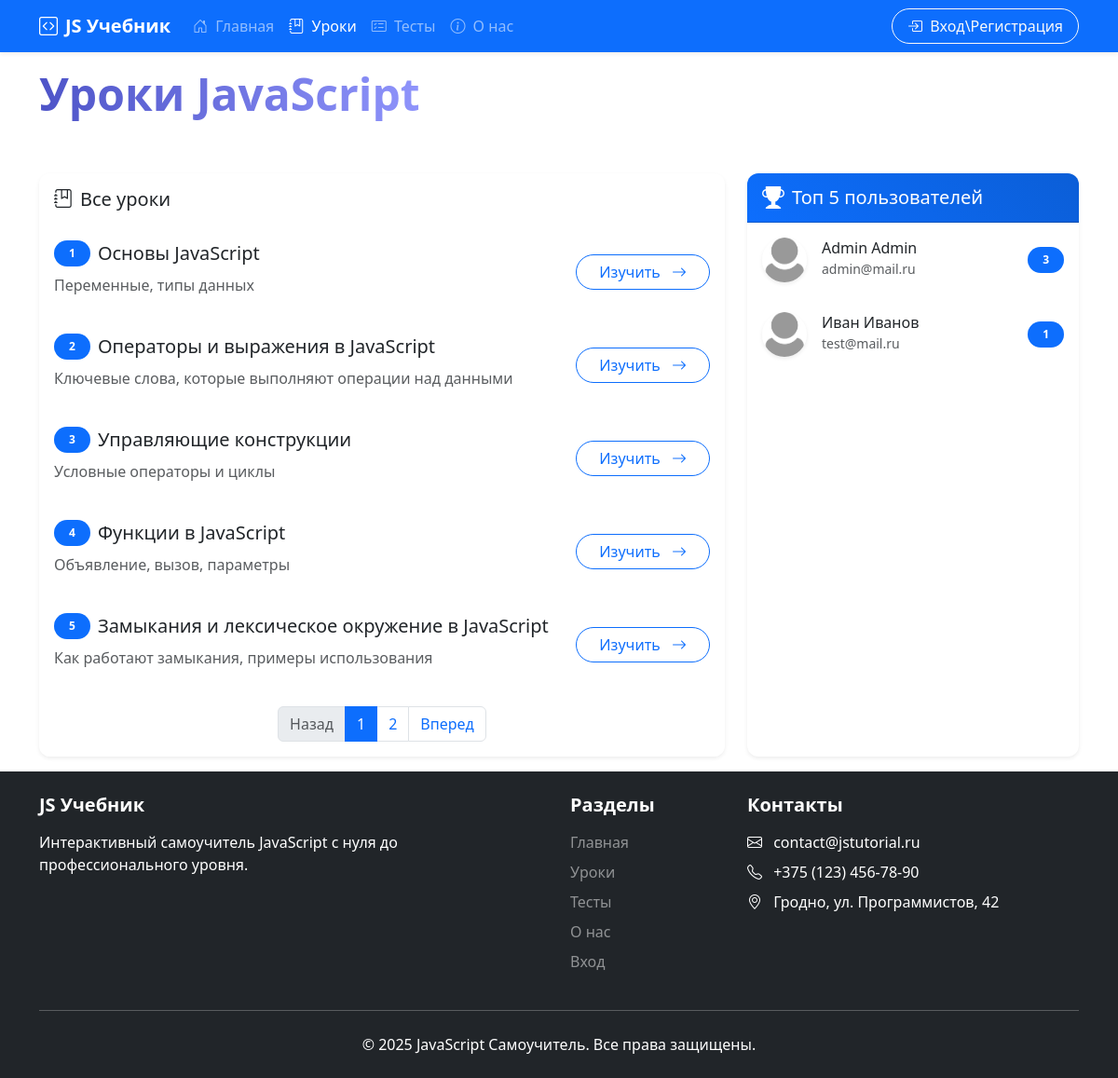
The page /lessons on the database its author committed.
### app.py (models this page shows, shortened)
class Lesson(db.Model):
    id = db.Column(db.Integer, primary_key=True)
    title = db.Column(db.String(100), nullable=False)
    description = db.Column(db.String(100), nullable=False)
    content = db.Column(db.Text, nullable=False)
    userSolution = db.relationship('UserSolution', backref='lesson', lazy=True)
    tasks = db.relationship('Task', backref='lesson', lazy=True)

class Users(db.Model):
    id = db.Column(db.Integer,primary_key=True)
    name = db.Column(db.String(100))
    surname = db.Column(db.String(100))
    email = db.Column(db.String(100), unique=True)
    password = db.Column(db.String(100), unique=True)
    root = db.Column(db.Integer, default=0)
    join_date = db.Column(db.DateTime, default=datetime.now)
    avatar = db.Column(db.String(120), default='default.jpg')
    userSolution = db.relationship('UserSolution', backref='users', lazy=True)

### app.py (the view, shortened to what this page needs)
@app.route('/lessons', methods=['GET', 'POST'])
def lessons():
    page = request.args.get('page', 1, type=int)
    per_page = 5  # Количество уроков на странице
    pagination = Lesson.query.order_by(Lesson.id).paginate(page=page, per_page=per_page, error_out=False)
    top_users = db.session.query(
        Users,
        db.func.count(UserSolution.lesson_id.distinct()).label('completed_count')
    ).join(
        UserSolution, Users.id == UserSolution.user_id
    ).filter(
        UserSolution.is_correct == True
    ).group_by(
        Users.id
    ).order_by(
        db.desc('completed_count')
    ).limit(5).all()
    return render_template("lessons.html", pagination=pagination, top_users=top_users)

### app.py (called while the page is built)
@app.context_processor
def inject_user():
    def get_user_name():
        if 'name' in session:
            return Users.query.filter_by(email=session['name']).first()
    return dict(active_user=get_user_name())

### templates/lessons.html (shortened to what this page needs)
{% extends 'base.html' %}
{% block main %}
<div class="container my-3">
  <div class="row">
    <div class="col-lg-12 mx-auto">
      <div class="d-flex justify-content-between align-items-center mb-5">
        <h1 class="display-5 fw-bold text-gradient-primary">Уроки JavaScript</h1>
      </div>
      <div class="row g-4">
        <div class="col-lg-8">
          <div class="card border-0 shadow-sm">
            <div class="card-header bg-white border-0 py-3">
              <div class="d-flex justify-content-between align-items-center">
                <h5 class="mb-0"><i class="bi bi-journal-bookmark me-2"></i>Все уроки</h5>
              </div>
            </div>
            <div class="card-body p-0">
              <div class="list-group list-group-flush">
                {% for less in pagination.items %}
                <div class="list-group-item border-0 py-3 hover-effect">
                  <div class="d-flex w-100 justify-content-between align-items-center">
                    <div class="me-3">
                      <div class="d-flex align-items-center mb-2">
                        <span class="badge bg-primary rounded-pill me-2 px-3 py-2">{{ (pagination.page - 1) * pagination.per_page + loop.index }}</span>
                        <h5 class="mb-0">{{ less.title }}</h5>
                      </div>
                      <p class="text-muted mb-2">{{ less.description }}</p>
                    </div>
                    <a href="/lesson/{{ less.id }}" class="btn btn-outline-primary rounded-pill px-4">
                      Изучить <i class="bi bi-arrow-right ms-2"></i>
                    </a>
                  </div>
                </div>
                {% else %}
                <div class="text-center py-5">
                  <i class="bi bi-journal-x fs-1 text-muted mb-3"></i>
                  <h5 class="text-muted">Уроки не найдены</h5>
                  <p class="text-muted">Попробуйте изменить параметры поиска</p>
                </div>
                {% endfor %}
              </div>
            </div>
            <div class="card-footer bg-white border-0 py-3">
              <nav aria-label="Навигация по урокам">
                <ul class="pagination justify-content-center mb-0">
                  {% if pagination.has_prev %}
                    <li class="page-item">
                      <a class="page-link" href="{{ url_for('lessons', page=pagination.prev_num) }}" tabindex="-1">Назад</a>
                    </li>
                  {% else %}
                    <li class="page-item disabled">
                      <a class="page-link" href="#" tabindex="-1" aria-disabled="true">Назад</a>
                    </li>
                  {% endif %}
                  {% for page_num in pagination.iter_pages(left_edge=1, right_edge=1, left_current=1, right_current=2) %}
                    {% if page_num %}
                      {% if page_num == pagination.page %}
                        <li class="page-item active"><a class="page-link" href="#">{{ page_num }}</a></li>
                      {% else %}
                        <li class="page-item"><a class="page-link" href="{{ url_for('lessons', page=page_num) }}">{{ page_num }}</a></li>
                      {% endif %}
                    {% else %}
                      <li class="page-item disabled"><span class="page-link">...</span></li>
                    {% endif %}
                  {% endfor %}
                  {% if pagination.has_next %}
                    <li class="page-item">
                      <a class="page-link" href="{{ url_for('lessons', page=pagination.next_num) }}">Вперед</a>
                    </li>
                  {% else %}
                    <li class="page-item disabled">
                      <a class="page-link" href="#">Вперед</a>
                    </li>
                  {% endif %}
                </ul>
              </nav>
            </div>
          </div>
        </div>
        <div class="col-lg-4">
          <div class="card border-0 shadow-sm h-100">
            <div class="card-header bg-gradient-primary text-white rounded-top">
              <div class="d-flex align-items-center">
                <i class="bi bi-trophy-fill me-2 fs-4"></i>
                <h5 class="mb-0">Топ 5 пользователей</h5>
              </div>
            </div>
            <div class="card-body p-0">
              {% if top_users %}
              <div class="list-group list-group-flush">
                {% for user, count in top_users %}
                <div class="list-group-item border-0 py-3 hover-effect">
                  <div class="d-flex justify-content-between align-items-center">
                    <div class="d-flex align-items-center">
                      <img src="../static/img/upload/{{ user.avatar }}"
                           class="rounded-circle me-3 shadow-sm"
                           width="48"
                           height="48"
                           alt="{{ user.name }}"
                           onerror="this.src='../static/img/user-default.png'">
                      <div>
                        <h6 class="mb-0">{{ user.name }} {{ user.surname }}</h6>
                        <small class="text-muted">{{ user.email|truncate(20) }}</small>
                      </div>
                    </div>
                    <span class="badge bg-primary rounded-pill px-3 py-2">{{ count }}</span>
                  </div>
                </div>
                {% endfor %}
              </div>
              {% else %}
              <div class="text-center py-4">
                <i class="bi bi-people fs-1 text-muted mb-3"></i>
                <p class="text-muted">Пока нет данных о выполненных уроках</p>
              </div>
              {% endif %}
            </div>
          </div>
        </div>
      </div>
    </div>
  </div>
</div>
{% endblock %}

### static/css/style.css (style rules this page uses)
html, body { height: 100%; margin: 0; }
body { display: flex; flex-direction: column; }
.card { transition: transform 0.3s, box-shadow 0.3s; }
.hover-effect { transition: all 0.3s ease; }
.text-gradient-primary { background: linear-gradient(45deg, #0d6efd, #0dcaf0); -webkit-background-clip: text; background-clip: text; color: transparent; }
.bg-gradient-primary { background: linear-gradient(45deg, #0d6efd, #0b5ed7); }
.page-item.active .page-link { background-color: #0d6efd; border-color: #0d6efd; }
.page-link { color: #0d6efd; }
.text-gradient-primary { background: linear-gradient(90deg, #4e54c8 0%, #8f94fb 100%); -webkit-background-clip: text; background-clip: text; color: transparent; display: inline-block; }
.card { border-radius: 12px; overflow: hidden; }

### rows shown on the page
Lesson: (pagination.page-1)*pagination.per_page+loop.index "1", title "Основы JavaScript", description "Переменные, типы данных"
Lesson: (pagination.page-1)*pagination.per_page+loop.index "2", title "Операторы и выражения в JavaScript", description "Ключевые слова, которые выполняют операции над данными"
Lesson: (pagination.page-1)*pagination.per_page+loop.index "3", title "Управляющие конструкции", description "Условные операторы и циклы"
Lesson: (pagination.page-1)*pagination.per_page+loop.index "4", title "Функции в JavaScript", description "Объявление, вызов, параметры"
Lesson: (pagination.page-1)*pagination.per_page+loop.index "5", title "Замыкания и лексическое окружение в JavaScript", description "Как работают замыкания, примеры использования"
Users: avatar (placeholder picture), name "Admin", surname "Admin", email "admin@mail.ru", count "3"
Users: avatar (placeholder picture), name "Иван", surname "Иванов", email "test@mail.ru", id "1"

### other values the page prints
{{ page_num }} "1"
{{ page_num }} "2"
